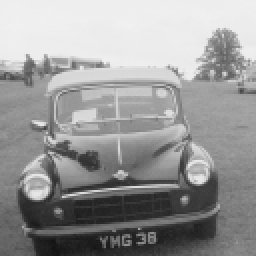
%> input picture Test Images/auto.pnm, 128 x 128 px (shown 2 times larger)
$ octave histogram_equalisation.m   (GNU Octave 9; MATLAB toolbox functions it lacks are replaced by stand-ins)
%> lines starting %> are read from the running program, lines starting %| are printed output that depends on the picture
%Reading source image
input_image = 'auto.pnm';

source = imread(input_image);
%> source is the input picture: size 128x128 uint8; min 17, max 241, mean 152
image_info = imfinfo(input_image);
category = image_info.ColorType;

%Ensuring every image is in grayscale type
if category == 'truecolor'
source = rgb2gray(source);
end

%Computing number of rows and columns
[rows, columns] = size(source);
%> rows = 128; columns = 128

%Initialising Histogram flatened output image
histogram_flattened = uint8(zeros(rows,columns));

%Initialising different arrays
Number_of_pixels = rows*columns; % To find total number of pixels
%> Number_of_pixels = 16384
frequency_of_pixels = zeros(256,1); % To find the number of occurance of every pixel
probability_density_function = zeros(256,1);
cummulative_density_function = zeros(256,1);
out = zeros(256,1);


for i=1:rows
    for j=1:columns
        value = source(i,j);
        %Computing the occurence of every pixel value between 0 and 255
        frequency_of_pixels(value+1) = frequency_of_pixels(value+1)+1;
    end
end
%> after the loop, frequency_of_pixels = 256 values, max 1036 at index 239, min 0 at index 1, mean 64

for i=1:rows
    for j=1:columns
        value = source(i,j);
        %Computing the PDF for every pixel value
        probability_density_function(value+1) = frequency_of_pixels(value+1)/Number_of_pixels;
    end
end
%> after the loop, probability_density_function = 256 values, max 0.0632 at index 239, min 0 at index 1, mean 0.00391

cummulative_density_function(1) = probability_density_function(1);
for i=2:size(probability_density_function)
    %Computing the CDF with the framed PDF
    cummulative_density_function(i) = cummulative_density_function(i-1) + probability_density_function(i);
end
%> after the loop, cummulative_density_function = 256 values from 0 to 1

Max_Intensity = 255;
for i=1:size(probability_density_function)
    %Rounding off to nearest integer
    out(i) = round(cummulative_density_function(i)*Max_Intensity);
end
%> after the loop, out = 256 values from 0 to 255
for i=1:rows
    for j=2:columns
        histogram_flattened(i,j)=out(source(i,j)+1);
    end
end
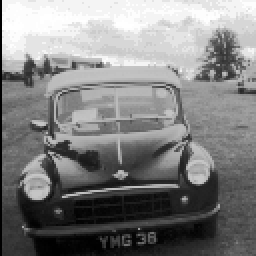
%> histogram_flattened: size 128x128 uint8 (shown 2 times larger); min 0, max 255, mean 128.3

subplot(3,2,1), imshow(source), title('Image before Histogram Equalisation');
subplot(3,2,2),imshow(histogram_flattened),title('Image after Histogram Equalisation');
subplot(3,2,3),imhist(source),title('Histogram Before Flatenning');
subplot(3,2,4),imhist(histogram_flattened),title('Histogram After Flatenning');

%Comparision between our function and MATLAB inbuilt function
inbuilt = histeq(source);
%subplot(3,2,5),imshow(inbuilt),title('Histogram using inbuilt function');
subplot(3,2,[5,6]),imhist(inbuilt),title('Histogram flatended using inbuilt function');
%> after `title('Histogram flatended using inbuilt function')`:
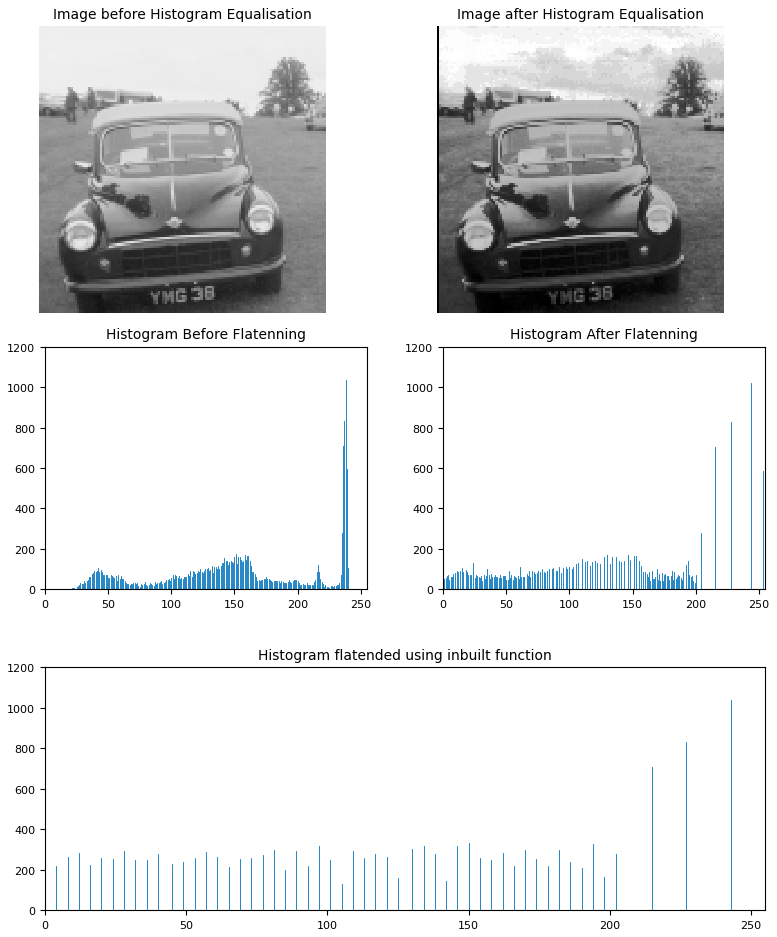
%> figure redrawn from the program's plot data, 5 panels

$ run again, with Test Images/building.pnm copied over Test Images/auto.pnm
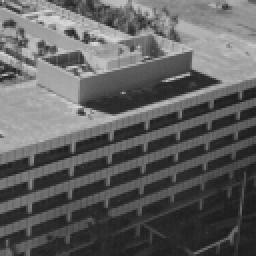
%> input picture Test Images/building.pnm, 128 x 128 px (shown 2 times larger)
%> source is the input picture: size 128x128 uint8; min 25, max 217, mean 96.3
%> after the loop `for i=1:rows`: frequency_of_pixels = 256 values, max 428 at index 41, min 0 at index 1, mean 64
%> after the loop `for i=1:rows`: probability_density_function = 256 values, max 0.0261 at index 41, min 0 at index 1, mean 0.00391
%> after the loop `for i=2:size(probability_density_function)`: cummulative_density_function = 256 values from 0 to 1
%> after the loop `for i=1:size(probability_density_function)`: out = 256 values from 0 to 255
%> after the loop `for i=1:rows`:
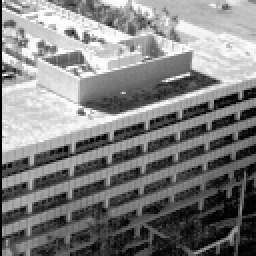
%> histogram_flattened: size 128x128 uint8 (shown 2 times larger); min 0, max 255, mean 127.5

$ run again, with Test Images/child.pnm copied over Test Images/auto.pnm
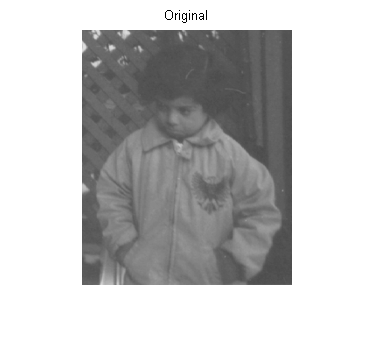
%> input picture Test Images/child.pnm, 374 x 341 px
%> source is the input picture: size 341x374x3 uint8; min 0, max 255, mean 194
%> source: size 341x374 uint8
%> after the loop `for i=1:rows`: frequency_of_pixels = 256 values, max 73867 at index 255, min 0 at index 2, mean 498.2
%> after the loop `for i=1:rows`: probability_density_function = 256 values, max 0.579 at index 255, min 0 at index 2, mean 0.00391
%> after the loop `for i=2:size(probability_density_function)`: cummulative_density_function = 256 values from 0.000917 to 1
%> after the loop `for i=1:size(probability_density_function)`: out = 256 values from 0 to 255
%> after the loop `for i=1:rows`:
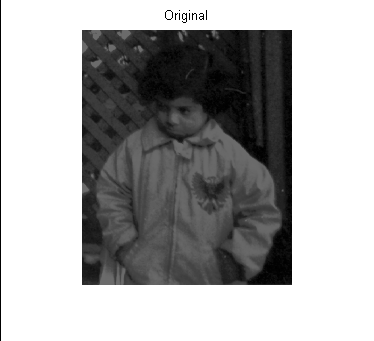
%> histogram_flattened: size 341x374 uint8; min 0, max 255, mean 170
